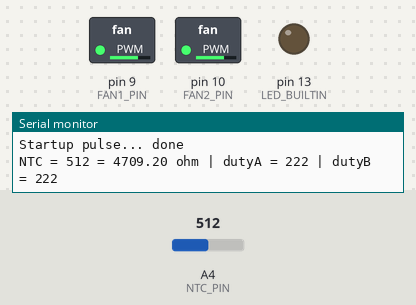
The sketch below on a simulated Arduino Uno, built with avr-gcc and run on an emulated ATmega328P. Shown: switched loads named in the sketch (green lamp = pin HIGH), output pins drawn as LEDs (lit = HIGH), the last lines printed to the serial monitor. The inputs (shaded band) are chosen by the test bench; at power-on: A4 (NTC_PIN) = 512.

Above: at 2.2 s.
2.3 s: A4 (NTC_PIN) set to 1023
At 5.1 s:
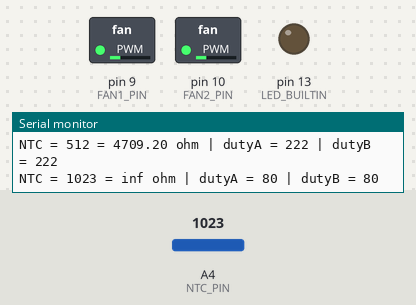
6.1 s: A4 (NTC_PIN) set to 410
At 7.5 s:
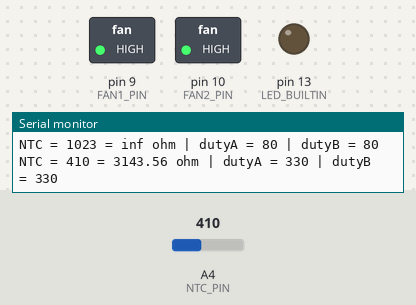
9.9 s: A4 (NTC_PIN) set to 716
At 11.0 s:
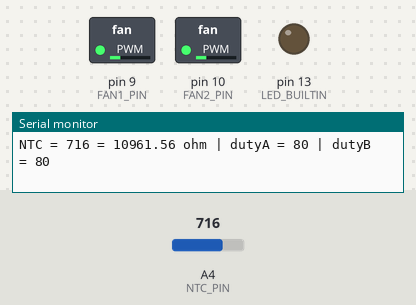
13.7 s: A4 (NTC_PIN) set to 306
At 16.9 s:
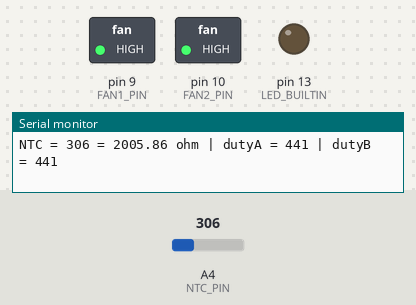
Timing chart, 0 to 18.4 s (numbered marks = the images above; inputs shaded):
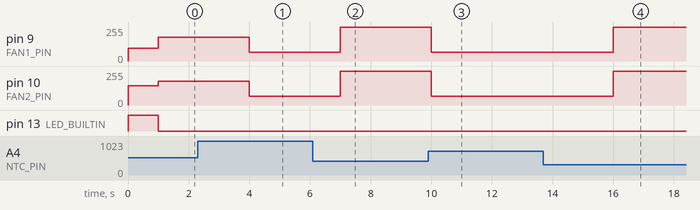

The sketch:

elitedesk-fan-ctrl_promini.ino
```cpp
#define  FAN1_PIN      9      // PWM pin for the FAN1, duty = OCRA1A
#define  FAN2_PIN     10      // PWM pin for the FAN2, duty = OCRA1B
#define  NTC_PIN      A4      // analog pin of the NTC sensor

#define  LOOP_TIME  3000      // time between measurements
#define  NTC_MIN     420      // NTC reading units of maximum duty (~5mV/unit)
#define  NTC_MAX     720      // NTC reading units of minimum duty (~5mV/unit)
#define  FAN_MIN      80      // minimum duty of the fans

#define  DEBUG      // turn ON serial debug msgs

/* --==  Some temp measurements  ==--
Resistance values measured in ohm by multimeter vs CPU temp by HWiNFO64.
NTC was set next to CPU lid in the middle of the side facing the CPU fan.
From factory there is some foam under the heatsink, so the fan doesn't
blow directly to the CPU, so neither the NTC.
NTC used: 10K epoxy thermistor B3435 from aliexpress

    21˚C   12040   OFF roomtemp
    45˚C    5370   IDLE cold start
    52˚C    4350   IDLE after load
    64˚C    3820   CPU 100% load
    72˚C    3310   CPU+GPU 100% load
*/

float ntc_val = 0;
int duty;

void setup() {
  // based on: https://github.com/adolfintel/NanoFanController/blob/master/NanoFanController/NanoFanController.ino#L121
  pinMode(LED_BUILTIN,OUTPUT);
  digitalWrite(LED_BUILTIN,HIGH);
  pinMode(FAN1_PIN,OUTPUT);
  pinMode(FAN2_PIN,OUTPUT);
  //Set PWM frequency to about 25khz on pins 9,10 (timer 1 mode 10, no prescale, count to 320)
  TCCR1A = (1 << COM1A1) | (1 << COM1B1) | (1 << WGM11);
  TCCR1B = (1 << CS10) | (1 << WGM13);
  ICR1 = 320;
  //Set PWM frequency to about 25khz on pin 3 (timer 2 mode 5, prescale 8, count to 79)
  // TIMSK2 = 0;
  // TIFR2 = 0;
  // TCCR2A = (1 << COM2B1) | (1 << WGM21) | (1 << WGM20);
  // TCCR2B = (1 << WGM22) | (1 << CS21);
  // OCR2A = 79;
#ifdef DEBUG
  //Startup pulse
  Serial.begin(9600);
  Serial.println(F("FAN CONTROLLER"));
  Serial.print(F("Startup pulse... "));
  OCR1A = 120;
  OCR1B = 180;
  delay(1000);
  OCR1A = FAN_MIN;
  Serial.println(F("done"));
#endif
  // Set initial PWM duty
  OCR1A = FAN_MIN;
  OCR1B = FAN_MIN;
  digitalWrite(LED_BUILTIN,LOW);
}

void loop() {
  ntc_val = analogRead(NTC_PIN);
  duty = map(ntc_val, NTC_MIN, NTC_MAX, 320, 0);
  OCR1A = duty > FAN_MIN ? duty : FAN_MIN;
  OCR1B = duty > FAN_MIN ? duty : FAN_MIN;
#ifdef DEBUG
    Serial.print("NTC = ");
    Serial.print(int(ntc_val));
    Serial.print(" = ");
    Serial.print( ntc_val*4700 / (1023-ntc_val));
    Serial.print(" ohm");
    Serial.print(" | dutyA = ");
    Serial.print(OCR1A);
    Serial.print(" | dutyB = ");
    Serial.println(OCR1B);
#endif
  delay(LOOP_TIME);
}
```

Measured:
- after the input at 2.3 s, pin 9 (FAN1_PIN), pin 10 (FAN2_PIN): 177/255 → 64/255 after 1.7 s
- after the input at 6.1 s, pin 9 (FAN1_PIN), pin 10 (FAN2_PIN): 64/255 → 255/255 after 0.90 s
- after the input at 9.9 s, pin 9 (FAN1_PIN), pin 10 (FAN2_PIN): 255/255 → 64/255 after 0.10 s
- after the input at 13.7 s, pin 9 (FAN1_PIN), pin 10 (FAN2_PIN): 64/255 → 255/255 after 2.3 s
